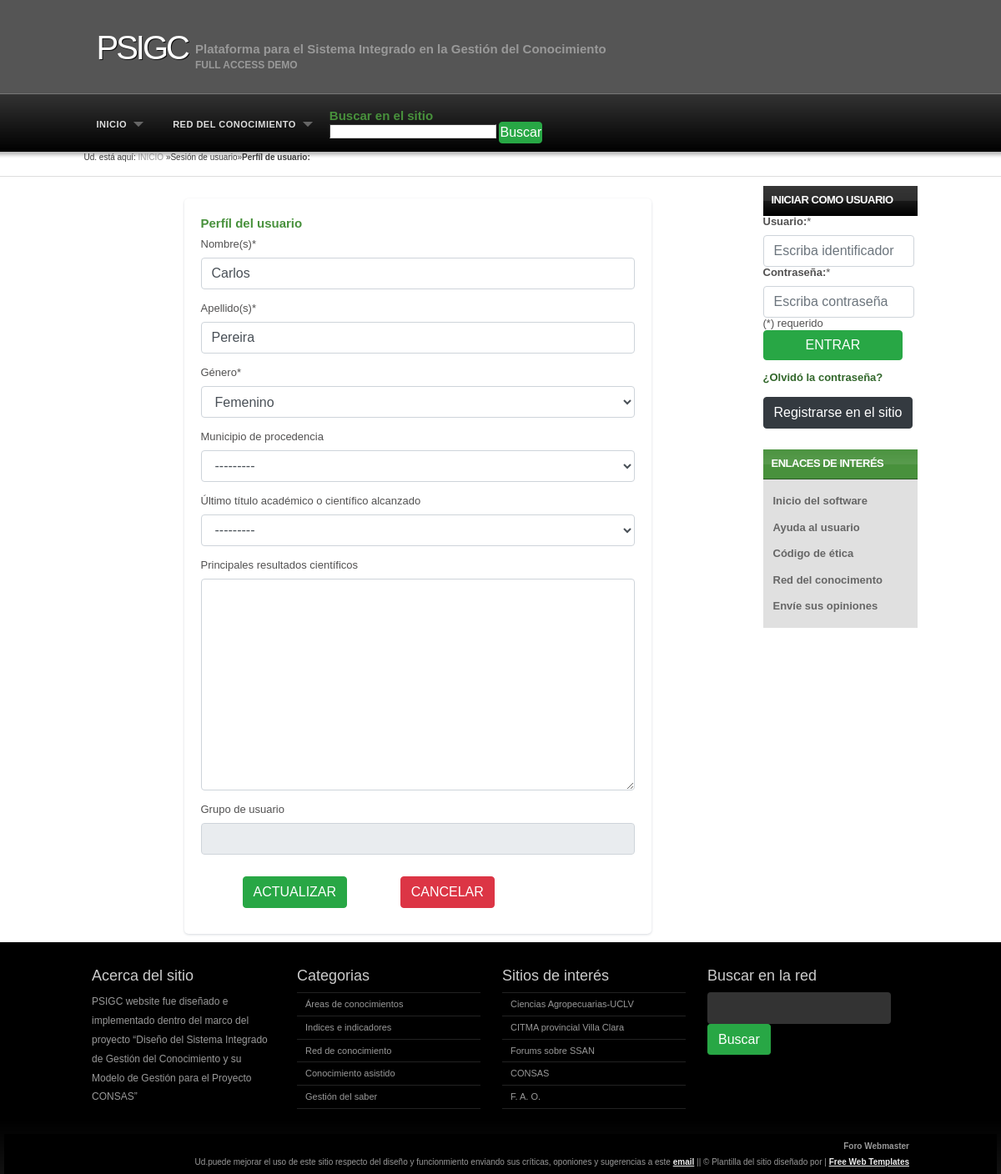
Screenshot of /url_perfiluser/1 with the database file from the repository.
### psigcmod/models.py (models this page shows, shortened)
class Usuario(AbstractUser):
    ingreso = models.DateField(auto_now_add=True,)
    municipio=models.ForeignKey("Municipio", on_delete=models.SET_NULL, verbose_name="Municipio de procedencia", blank=True, null=True)
    genero = models.CharField(max_length = 10, verbose_name="Género", choices=cgenero, null=True, default='')
    grdctfacad = models.CharField(max_length=20, choices=cgrd, verbose_name="Último título académico o científico alcanzado",blank=True, null=True)
    princresult = models.TextField(verbose_name="Principales resultados científicos", blank=True, null=True)
    foto=models.ImageField(default='', upload_to='Profiles', null=True, blank=True)
    grupo = models.ForeignKey("Grupo", verbose_name='Grupo de usuarios', on_delete=models.SET_NULL, null=True, blank=True)
    class Meta:
        verbose_name = 'Usuario'
        ordering = ['last_name', 'first_name',]
        db_table = 'usuario'

### psigchom/views.py (the view, shortened to what this page needs)
# urls.py: path('url_perfiluser/<int:id_user>', views.vista_PerfilUser, name='url_perfiluser'),
def vista_PerfilUser(request, id_user):
    upduserperf = Usuario.objects.get(pk = id_user)
    upduserform = PerfilUserForm(instance=upduserperf)
    return render(request, "registro/perfilUsuario.html", {"perfform":upduserform, "userdata":upduserperf})

### psigchom/forms.py
class PerfilUserForm(forms.ModelForm):
    first_name = forms.CharField(label='Nombre(s)', max_length=50, required=True)
    last_name = forms.CharField(label='Apellido(s)', max_length=50, required=True)
    grupo = forms.CharField( label='Grupo de usuario', max_length=20, disabled = True, required=False )
    class Meta:
        model = Usuario
        fields =['first_name', 'last_name', 'genero', 'municipio', 'grdctfacad', 'princresult', 'grupo']

### psigchom/templates/registro/perfilUsuario.html (shortened to what this page needs)
{% extends 'psigchom/base.html' %}
{% load static %}
{% load crispy_forms_tags %}
{% block content %}
<body class="noheader">
  <div id="breadcrumbs">
    <span>Ud. está aquí: </span><a href="/">INICIO</a> &raquo;Sesión de usuario&raquo;<strong>Perfíl de usuario: </strong>{{ usuario.get_username }}
  </div>
  <div id='content'><br>
    <div class=card style="width:70%; padding: 1px 0px; margin: 10px auto;">
      <div class="card-body">
          <h4><strong>Perfíl del usuario</strong></h4>
          <form action="" method="Post" action="" >
            {{perfform | crispy }}
            <button class="btn btn-success" type="submit" style="margin: 10px 50px;" href="{% url 'url_updperfuser' %}">ACTUALIZAR</button>
            <button class="btn btn-danger" type="submit" style="margin: 10px 10px;" href="{% url 'url_inicio' %}">CANCELAR</button>
          </form>
        </div>
    </div>
  </div>
</body>
{%endblock%}

### psigchom/templates/bootstrap4/field.html (shortened to what this page needs)
{% load crispy_forms_field %}
{% if field.is_hidden %}
    {{ field }}
{% else %}
    <{% if tag %}{{ tag }}{% else %}div{% endif %} id="div_{{ field.auto_id }}" class="{% if not field|is_checkbox %}form-group{% else %}{%if use_custom_control%}custom-control custom-checkbox{% else %}form-check{% endif %}{% endif %}">
        {% if field.label and not field|is_checkbox and form_show_labels %}
        <label {% if field.id_for_label and not field|is_radioselect %}for="{{ field.id_for_label }}" {% endif %}class="{% if 'form-horizontal' in form_class %}col-form-label {% endif %}{{ label_class }}{% if field.field.required %} requiredField{% endif %}">
                {{ field.label|safe }}{% if field.field.required %}<span class="asteriskField">*</span>{% endif %}
            </label>
        {% endif %}
        {% if not field|is_checkboxselectmultiple and not field|is_radioselect %}
            {% if field|is_checkbox and form_show_labels %}
                {%if use_custom_control%}
                    {% if field.errors %}
                        {% crispy_field field 'class' 'custom-control-input is-invalid' %}
                    {% else %}
                        {% crispy_field field 'class' 'custom-control-input' %}
                    {% endif %}
                {% else %}
                    {% if field.errors %}
                        {% crispy_field field 'class' 'form-check-input is-invalid' %}
                    {% else %}
                        {% crispy_field field 'class' 'form-check-input' %}
                    {% endif %}
                {% endif %}
                <label for="{{ field.id_for_label }}" class="{%if use_custom_control%}custom-control-label{% else %}form-check-label{% endif %}{% if field.field.required %} requiredField{% endif %}">
                    {{ field.label|safe }}{% if field.field.required %}<span class="asteriskField">*</span>{% endif %}
                </label>
                {% include 'bootstrap4/layout/help_text_and_errors.html' %}
            {% elif field|is_file and use_custom_control  %}
                {% include 'bootstrap4/layout/field_file.html' %}
            {% else %}
                <div{% if field_class %} class="{{ field_class }}"{% endif %}>
                    {% if field|is_select and use_custom_control %}
                        {% if field.errors %}
                            {% crispy_field field 'class' 'custom-select is-invalid' %}
                        {% else %}
                            {% crispy_field field 'class' 'custom-select' %}
                        {% endif %}
                    {% elif field|is_file %}
                        {% if field.errors %}
                            {% crispy_field field 'class' 'form-control-file is-invalid' %}
                        {% else %}
                            {% crispy_field field 'class' 'form-control-file' %}
                        {% endif %}
                    {% else %}
                        {% if field.errors %}
                            {% crispy_field field 'class' 'form-control is-invalid' %}
                        {% else %}
                            {% crispy_field field 'class' 'form-control' %}
                        {% endif %}
                    {% endif %}
                </div>
            {% endif %}
        {% endif %}
    </{% if tag %}{{ tag }}{% else %}div{% endif %}>
{% endif %}

### psigchom/static/psigchom/styles.css (style rules this page uses)
body { background: #FFF url('images/body-single.png') repeat-x scroll top left; margin:0; padding:0; font-family: Verdana, Geneva, sans-serif; font-size: 13px; color: rgb(82, 81, 81); }
body.noheader { background: #FFF url('images/body-noheader.png') repeat-x scroll top left; }
* { margin:0; padding:0; }
a { color: #32672B; }
form input, form select, form textarea { padding: 5px; color: #333333; border: 1px solid rgb(63, 63, 63); border-right:1px solid #ccc; border-bottom:1px solid #ccc; background-color:#fff; font-family: Arial, Helvetica, sans-serif; font-size: 13px; }
h4 { padding-bottom: 10px; font-size: 15px; color: #48913C; }
#breadcrumbs { color: #383838; font-size: 10px; height: 30px; padding-top: 0px; }
#breadcrumbs a { color: #999; }
#content { float: left; width: 800px; overflow: hidden; scroll-behavior: auto; }
.card { border-radius: 5px; -webkit-box-shadow: 0 1px 2.94px 0.06px rgba(4,26,55,0.16); box-shadow: 0 1px 2.94px 0.06px rgba(4,26,55,0.16); border: none; margin-bottom: 30px; -webkit-transition: all 0.3s ease-in-out; transition: all 0.3s ease-in-out; }

### rows the page displays
Usuario: first_name "Carlos" "Pereira" "Femenino" "---------" "---------"

### other values shown
{{ field.label|safe }} "Nombre(s)" "Apellido(s)" "Género" "Municipio de procedencia" "Último título académico o científico alcanzado" "Principales resultados científicos" "Grupo de usuario"
